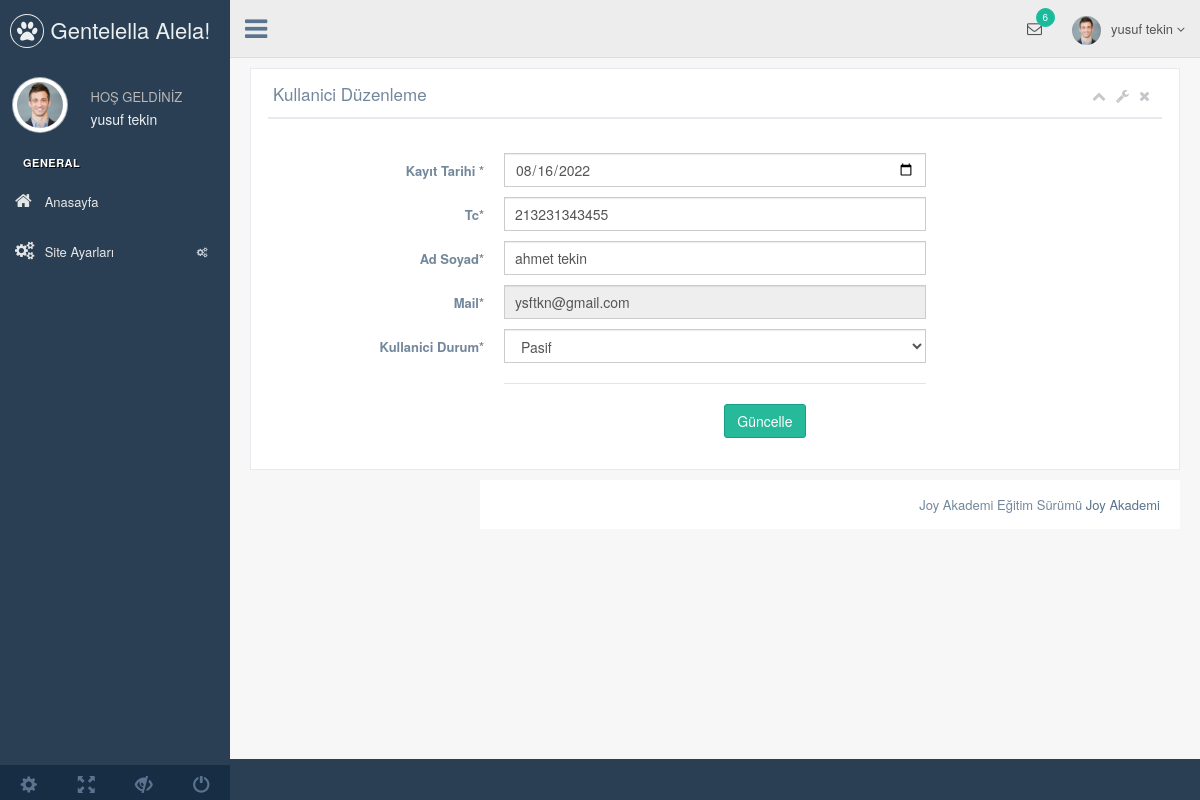
Page /nedmin/production/kullanici-duzenle.php?kullanici_id=3 (signed in) on the committed database.
### tables this page shows
CREATE TABLE `kullanici` (
  `kullanici_id` int(11) NOT NULL,
  `kullanici_zaman` datetime NOT NULL DEFAULT CURRENT_TIMESTAMP,
  `kullanici_resim` varchar(250) DEFAULT NULL,
  `kullanici_tc` varchar(50) NOT NULL,
  `kullanici_ad` varchar(100) NOT NULL,
  `kullanici_mail` varchar(70) NOT NULL,
  `kullanici_gsm` varchar(50) NOT NULL,
  `kullanici_password` varchar(50) NOT NULL,
  `kullanici_adsoyad` varchar(50) NOT NULL,
  `kullanici_adres` varchar(250) NOT NULL,
  `kullanici_il` varchar(100) NOT NULL,
  `kullanici_ilçe` varchar(100) NOT NULL,
  `kullanici_unvan` varchar(100) NOT NULL,
  `kullanici_yetki` varchar(50) NOT NULL,
  `kullanici_durum` tinyint(1) NOT NULL DEFAULT '1'
);

### nedmin/production/kullanici-duzenle.php (the view, shortened to what this page needs)
<?php include 'header.php';
$kullanicisor=$db->prepare("SELECT * FROM kullanici where kullanici_id=:id");
$kullanicisor->execute(array(
  'id'=> $_GET['kullanici_id']
));
$kullanicicek=$kullanicisor->fetch(PDO::FETCH_ASSOC);
?>
        <div class="right_col" role="main">
          <div class="">
            <div class="row">
              <div class="col-md-12 col-sm-12 col-xs-12">
                <div class="x_panel">
                  <div class="x_title">
                    <h2>Kullanici Düzenleme </h2>
                    <ul class="nav navbar-right panel_toolbox">
                      <li><a class="collapse-link"><i class="fa fa-chevron-up"></i></a>
                      </li>
                      <li class="dropdown">
                        <a href="#" class="dropdown-toggle" data-toggle="dropdown" role="button" aria-expanded="false"><i class="fa fa-wrench"></i></a>
                      </li>
                      <li><a class="close-link"><i class="fa fa-close"></i></a>
                      </li>
                    </ul>
                    <div class="clearfix"></div>
                  </div>
                  <div class="x_content">
                    <br />
                    <form action= "../netting/islem.php" method="POST" id="demo-form2" data-parsley-validate class="form-horizontal form-label-left">
                    <?php
                    $zaman=explode(" ",$kullanicicek['kullanici_zaman']);
                    ?>
                    <div class="form-group">
                        <label class="control-label col-md-3 col-sm-3 col-xs-12" for="first-name">Kayıt Tarihi <span class="required">*</span>
                        </label>
                        <div class="col-md-6 col-sm-6 col-xs-12">
                          <input type="date" id="first-name" name="kullanici_zaman" value="<?php echo $zaman[0]; ?>" required="required" class="form-control col-md-7 col-xs-12">
                        </div>
                      </div>
                      <div class="form-group">
                        <label class="control-label col-md-3 col-sm-3 col-xs-12" for="first-name">Tc<span class="required">*</span>
                        </label>
                        <div class="col-md-6 col-sm-6 col-xs-12">
                          <input type="text" id="first-name" name="kullanici_tc" value="<?php echo $kullanicicek['kullanici_tc'] ?>" required="required" class="form-control col-md-7 col-xs-12">
                        </div>
                      </div>
                      <div class="form-group">
                        <label class="control-label col-md-3 col-sm-3 col-xs-12" for="first-name">Ad Soyad<span class="required">*</span>
                        </label>
                        <div class="col-md-6 col-sm-6 col-xs-12">
                          <input type="text" id="first-name" name="kullanici_adsoyad" value="<?php echo $kullanicicek['kullanici_adsoyad'] ?>" required="required" class="form-control col-md-7 col-xs-12">
                        </div>
                      </div>
                      <div class="form-group">
                        <label class="control-label col-md-3 col-sm-3 col-xs-12" for="first-name">Mail<span class="required">*</span>
                        </label>
                        <div class="col-md-6 col-sm-6 col-xs-12">
                          <input type="text" id="first-name" name="kullanici_mail" disabled="" value="<?php echo $kullanicicek['kullanici_mail'] ?>" required="required" class="form-control col-md-7 col-xs-12">
                        </div>
                      </div>
                      <label class="control-label col-md-3 col-sm-3 col-xs-12" for="first-name">Kullanici Durum<span class="required">*</span>
                        </label>
                        <div class="col-md-6 col-sm-6 col-xs-12">
                          <select id="heard" class="form-control" name="kullanici_durum" required >
                          <option value="0"<?php if ($kullanicicek['kullanici_durum']==0) {echo 'selected=""';} ?>>Pasif</option>
                          </select>
                      <div class="ln_solid"></div>
                      <div class="form-group">
                        <div align= "right" class="col-md-6 col-sm-6 col-xs-12 col-md-offset-3">
                          <button type="submit" name="kullaniciduzenle" class="btn btn-success">Güncelle</button>
                        </div>
                      </div>
                    </form>
                  </div>
                </div>
              </div>
            </div>
          </div>
        </div>
  <?php include 'footer.php';  ?>

### nedmin/production/header.php (shortened to what this page needs)
<?php
include '../netting/baglan.php';
$kullanicisor=$db->prepare("SELECT * FROM kullanici where kullanici_mail=:mail");
$kullanicisor->execute(array(
  'mail'=> $_SESSION['kullanici_mail']
));
$kullanicicek=$kullanicisor->fetch(PDO::FETCH_ASSOC);
?>
<!DOCTYPE html>
<html lang="en">
  <head>
    <link href="../vendors/bootstrap/dist/css/bootstrap.min.css" rel="stylesheet">
    <link href="../vendors/font-awesome/css/font-awesome.min.css" rel="stylesheet">
    <link href="../vendors/nprogress/nprogress.css" rel="stylesheet">
    <link href="../vendors/iCheck/skins/flat/green.css" rel="stylesheet">
    <link href="../vendors/datatables.net-bs/css/dataTables.bootstrap.min.css" rel="stylesheet">
    <link href="../vendors/datatables.net-buttons-bs/css/buttons.bootstrap.min.css" rel="stylesheet">
    <link href="../vendors/datatables.net-fixedheader-bs/css/fixedHeader.bootstrap.min.css" rel="stylesheet">
    <link href="../vendors/datatables.net-responsive-bs/css/responsive.bootstrap.min.css" rel="stylesheet">
    <link href="../vendors/datatables.net-scroller-bs/css/scroller.bootstrap.min.css" rel="stylesheet">
    <link href="../build/css/custom.min.css" rel="stylesheet">
  </head>
  <body class="nav-md">
    <div class="container body">
      <div class="main_container">
        <div class="col-md-3 left_col">
          <div class="left_col scroll-view">
            <div class="navbar nav_title" style="border: 0;">
              <a href="index.html" class="site_title"><i class="fa fa-paw"></i> <span>Gentelella Alela!</span></a>
            </div>
            <div class="profile clearfix">
              <div class="profile_pic">
                <img src="images/img.jpg" alt="..." class="img-circle profile_img">
              </div>
              <div class="profile_info">
                <span>HOŞ GELDİNİZ</span>
                <h2><?php echo $kullanicicek['kullanici_adsoyad'] ?></h2>
              </div>
            </div>
            <br>
            <div id="sidebar-menu" class="main_menu_side hidden-print main_menu">
              <div class="menu_section">
                <h3>General</h3>
                <ul class="nav side-menu">
                  <li><a href="index.php"><i class="fa fa-home"></i> Anasayfa </a></li>
                  <li><a><i class="fa fa-cogs"></i> Site Ayarları <span class="fa fa-cogs"></span></a>
                  </li>
                </ul>
              </div>
            </div>
            <div class="sidebar-footer hidden-small">
              <a data-toggle="tooltip" data-placement="top" title="Settings">
                <span class="glyphicon glyphicon-cog" aria-hidden="true"></span>
              </a>
              <a data-toggle="tooltip" data-placement="top" title="FullScreen">
                <span class="glyphicon glyphicon-fullscreen" aria-hidden="true"></span>
              </a>
              <a data-toggle="tooltip" data-placement="top" title="Lock">
                <span class="glyphicon glyphicon-eye-close" aria-hidden="true"></span>
              </a>
              <a data-toggle="tooltip" data-placement="top" title="Logout">
                <span class="glyphicon glyphicon-off" aria-hidden="true"></span>
              </a>
            </div>
          </div>
        </div>
        <div class="top_nav">
          <div class="nav_menu">
            <nav>
              <div class="nav toggle">
                <a id="menu_toggle"><i class="fa fa-bars"></i></a>
              </div>
              <ul class="nav navbar-nav navbar-right">
                <li class="">
                  <a href="javascript:;" class="user-profile dropdown-toggle" data-toggle="dropdown" aria-expanded="false">
                    <img src="images/img.jpg" alt=""><?php echo $kullanicicek['kullanici_adsoyad'];   ?>
                    <span class=" fa fa-angle-down"></span>
                  </a>
                </li>
                <li role="presentation" class="dropdown">
                  <a href="javascript:;" class="dropdown-toggle info-number" data-toggle="dropdown" aria-expanded="false">
                    <i class="fa fa-envelope-o"></i>
                    <span class="badge bg-green">6</span>
                  </a>
                </li>
              </ul>
            </nav>
          </div>
        </div>

### rows in the picture
kullanici: kullanici_adsoyad "yusuf tekin"
kullanici: kullanici_zaman "08/16/2022", kullanici_tc "213231343455", kullanici_adsoyad "ahmet tekin", kullanici_mail "ysftkn@gmail.com", kullanici_durum "Pasif"
